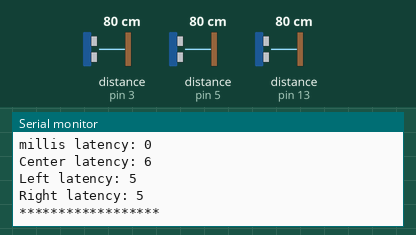
The sketch below on a simulated Arduino Uno, built with avr-gcc and run on an emulated ATmega328P. On the bench: the last lines printed to the serial monitor. Wiring (inferred from the names in the program): 3 × ultrasonic range finder: trigger pin 2, echo pin 3 / trigger pin 4, echo pin 5 / trigger pin 12, echo pin 13. The test bench sets the inputs (shaded band); at power-on: distance to the obstacle (sensors on pin 3, pin 5, pin 13) 80 cm. The echo pulse lasts 58.3 µs per cm.

Above: at 4.2 s.
4.3 s: distance to the obstacle (sensor on pin 3) set to 2 cm
At 9.4 s:
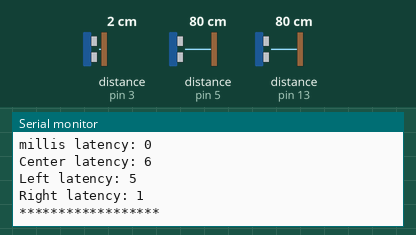
9.9 s: distance to the obstacle (sensor on pin 5) set to 2 cm
15.5 s: distance to the obstacle (sensor on pin 13) set to 2 cm
At 18.7 s:
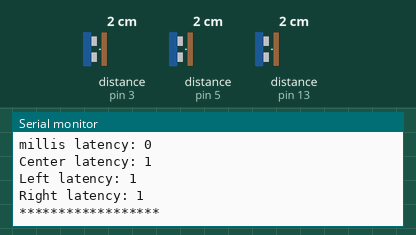
21.1 s: distance to the obstacle (sensor on pin 3) set to 18 cm
26.7 s: distance to the obstacle (sensor on pin 5) set to 35 cm
At 29.0 s:
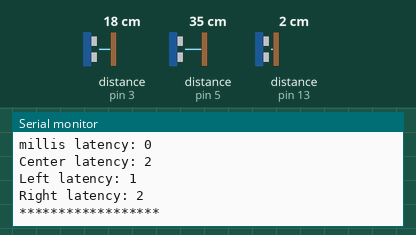
32.3 s: distance to the obstacle (sensor on pin 13) set to 4 cm
At 38.7 s:
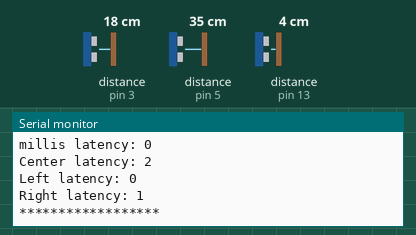
Timing chart, 0 to 38.9 s (numbered marks = the images above; inputs shaded):
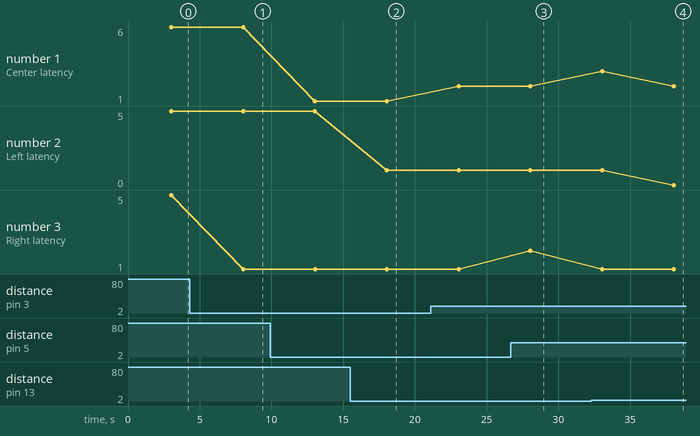

Measured:
- after the input at 4.3 s, the serial monitor: prints a new line after 3.7 s (image 1)
- after the input at 15.5 s, the serial monitor: prints a new line after 2.5 s (image 2)
- after the input at 26.7 s, the serial monitor: prints a new line after 1.3 s (image 3)
- after the input at 32.3 s, the serial monitor: prints a new line after 5.8 s (image 4)
- plotted number 3: 5 → 1 after the input at 4.3 s

The sketch:

latency_test.ino
```cpp
//ultrasonic sensor pins might need to be changed
int echol = 13;
int trigl = 12;
int echoc = 5;
int trigc = 4;
int echor = 3;
int trigr = 2;

//initial distances on sensors are zero
int rightdistance = 0, leftdistance = 0, centerdistance = 0;
//LEDPIN = A2;
//BUTTONPIN = A3;
// IR sensors

//IR sensor detection function
int startLeft;
int currentLeft;
int startCenter;
int currentCenter;
int startRight;
int currentRight;
int finalTime;
//ultrasonic left sensor function
int distance_left(){
  digitalWrite(trigl, LOW);
  delayMicroseconds(2);
  digitalWrite(trigl, HIGH);
  delayMicroseconds(10);
  digitalWrite(trigl, LOW);
  float left_distance = pulseIn(echol, HIGH);
  left_distance = left_distance / 58;
  return(int)left_distance;
}

//ultrasonic center sensor function
int distance_center(){
  digitalWrite(trigc, LOW);
  delayMicroseconds(2);
  digitalWrite(trigc, HIGH);
  delayMicroseconds(10);
  digitalWrite(trigc, LOW);
  float center_distance = pulseIn(echoc, HIGH);
  center_distance = center_distance / 58;
  return(int)center_distance;
}

//ultrasonic right sensor function
int distance_right(){
  digitalWrite(trigr, LOW);
  delayMicroseconds(2);
  digitalWrite(trigr, HIGH);
  delayMicroseconds(10);
  digitalWrite(trigr, LOW);
  float right_distance = pulseIn(echor, HIGH);
  right_distance = right_distance / 58;
  return(int)right_distance;
}

void setup() {

  Serial.begin(112500);
  //initializing ultrasonic pins
  pinMode(echol, INPUT);
  pinMode(trigl, OUTPUT);
  pinMode(echoc, INPUT);
  pinMode(trigc, OUTPUT);
  pinMode(echor, INPUT);
  pinMode(trigr, OUTPUT);
  currentLeft = 0;
  currentCenter = 0;
  currentRight = 0;
  delay(3000);

}
void loop() {

 //Center Timing ***********************************************
 startCenter = millis();
 currentCenter= millis();
 finalTime = currentCenter - startCenter;
 Serial.print("millis latency: ");
 Serial.println(finalTime);
 startCenter = millis();
 centerdistance = distance_center();
 currentCenter = millis();
 finalTime = currentCenter - startCenter;
 Serial.print("Center latency: ");
 Serial.println(finalTime);
 //left timing *************************************************
 startLeft = millis();
 leftdistance = distance_left();
 currentLeft = millis();
 finalTime = currentLeft - startLeft;
 Serial.print("Left latency: ");
 Serial.println(finalTime);
 currentLeft = millis();
 //right timing ************************************************
 startRight = millis();
 rightdistance = distance_right();
 currentRight = millis();
 finalTime = currentRight - startRight;
 Serial.print("Right latency: ");
 Serial.println(finalTime);
 Serial.println("******************");
 delay(5000);
}
```
